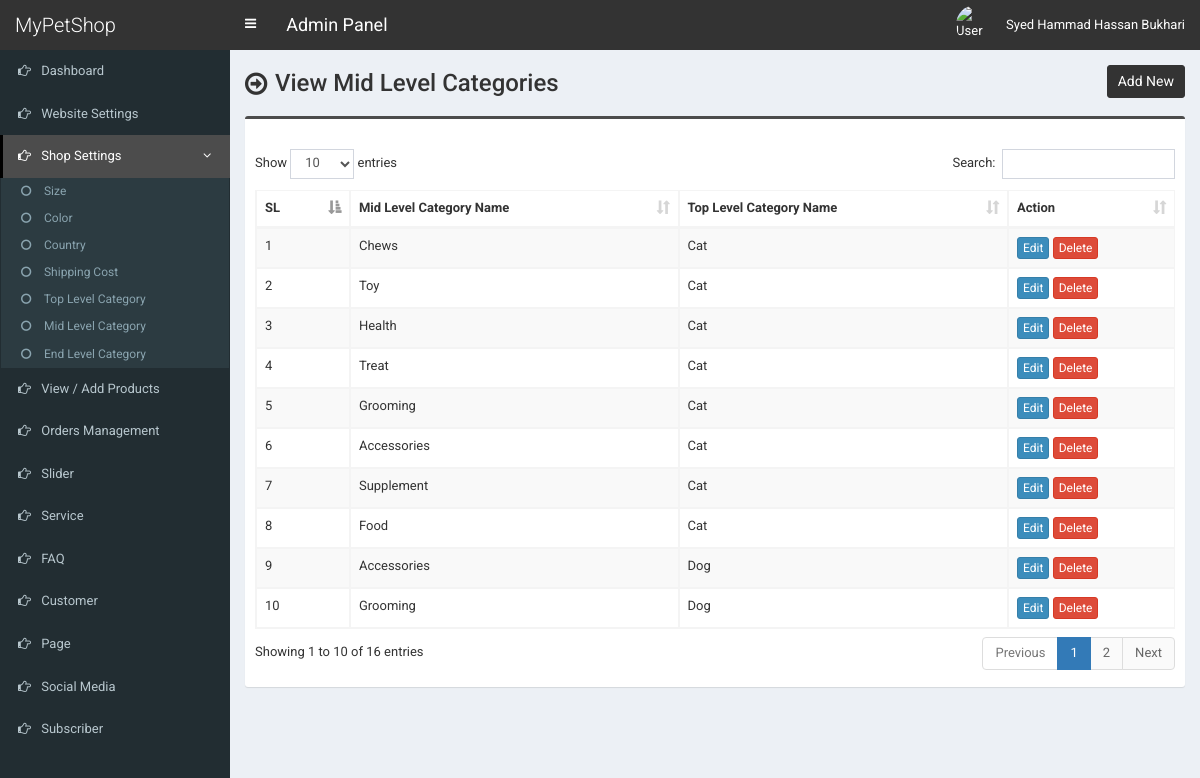
/admin/mid-category.php (signed in), run on the app's committed database.
### tables this page shows
CREATE TABLE `tbl_mid_category` (
  `mcat_id` int(11) NOT NULL,
  `mcat_name` varchar(255) NOT NULL,
  `tcat_id` int(11) NOT NULL
);

CREATE TABLE `tbl_top_category` (
  `tcat_id` int(11) NOT NULL,
  `tcat_name` varchar(255) NOT NULL,
  `show_on_menu` int(1) NOT NULL
);

### admin/mid-category.php (the view, shortened to what this page needs)
<?php require_once('header.php'); ?>
<section class="content-header">
	<div class="content-header-left">
		<h1>View Mid Level Categories</h1>
	</div>
	<div class="content-header-right">
		<a href="mid-category-add.php" class="btn btn-primary btn-sm">Add New</a>
	</div>
</section>
<section class="content">
  <div class="row">
    <div class="col-md-12">
      <div class="box box-info">
        <div class="box-body table-responsive">
          <table id="example1" class="table table-bordered table-striped">
			<thead>
			    <tr>
			        <th>SL</th>
			        <th>Mid Level Category Name</th>
                    <th>Top Level Category Name</th>
			        <th>Action</th>
			    </tr>
			</thead>
            <tbody>
            	<?php
            	$i=0;
            	$statement = $pdo->prepare("SELECT *
                                    FROM tbl_mid_category t1
                                    JOIN tbl_top_category t2
                                    ON t1.tcat_id = t2.tcat_id
                                    ORDER BY t1.mcat_id DESC");
            	$statement->execute();
            	$result = $statement->fetchAll(PDO::FETCH_ASSOC);
            	foreach ($result as $row) {
            		$i++;
            		?>
					<tr>
	                    <td><?php echo $i; ?></td>
	                    <td><?php echo $row['mcat_name']; ?></td>
                        <td><?php echo $row['tcat_name']; ?></td>
	                    <td>
	                        <a href="mid-category-edit.php?id=<?php echo $row['mcat_id']; ?>" class="btn btn-primary btn-xs">Edit</a>
	                        <a href="#" class="btn btn-danger btn-xs" data-href="mid-category-delete.php?id=<?php echo $row['mcat_id']; ?>" data-toggle="modal" data-target="#confirm-delete">Delete</a>
	                    </td>
	                </tr>
            		<?php
            	}
            	?>
            </tbody>
          </table>
        </div>
      </div>
</section>
<?php require_once('footer.php'); ?>

### admin/style.css (style rules this page uses)
body { font-size: 13px; font-family: 'Roboto', sans-serif; }
.content-header>h1, .content-header .content-header-left h1 { font-family: 'Roboto', sans-serif; }
.box-info { padding-top: 20px; }
.content-header { overflow: hidden; }
.content-header .content-header-left { float: left; padding-top: 5px; }
.content-header .content-header-right { float: right; }
.content-header .content-header-left h1 { margin-top: 0; margin-bottom: 0; padding-left: 30px; padding-bottom: 5px; font-size: 24px; position: relative; }
.content-header .content-header-left h1:before { position: absolute; top: 0; left: 0; font-family: 'FontAwesome', sans-serif; font-size: 26px; content: '\f18e'; }
.content-header .content-header-right a { position: relative; font-size: 14px; }
.box.box-info { border-top-color: #4c4c4c; }
.content-header .content-header-right a { background-color: #333333; border-color: #333333; }

### data on the page
tbl_mid_category: mcat_name "Chews", tcat.tcat_name "Cat"
tbl_mid_category: mcat_name "Toy", tcat.tcat_name "Cat"
tbl_mid_category: mcat_name "Health", tcat.tcat_name "Cat"
tbl_mid_category: mcat_name "Treat", tcat.tcat_name "Cat"
tbl_mid_category: mcat_name "Grooming", tcat.tcat_name "Cat"
tbl_mid_category: mcat_name "Accessories", tcat.tcat_name "Cat"
tbl_mid_category: mcat_name "Supplement", tcat.tcat_name "Cat"
tbl_mid_category: mcat_name "Food", tcat.tcat_name "Cat"
tbl_mid_category: mcat_name "Accessories", tcat.tcat_name "Dog"
tbl_mid_category: mcat_name "Grooming", tcat.tcat_name "Dog"

### other printed values
$_SESSION['user']['full_name'] "Syed Hammad Hassan Bukhari"
